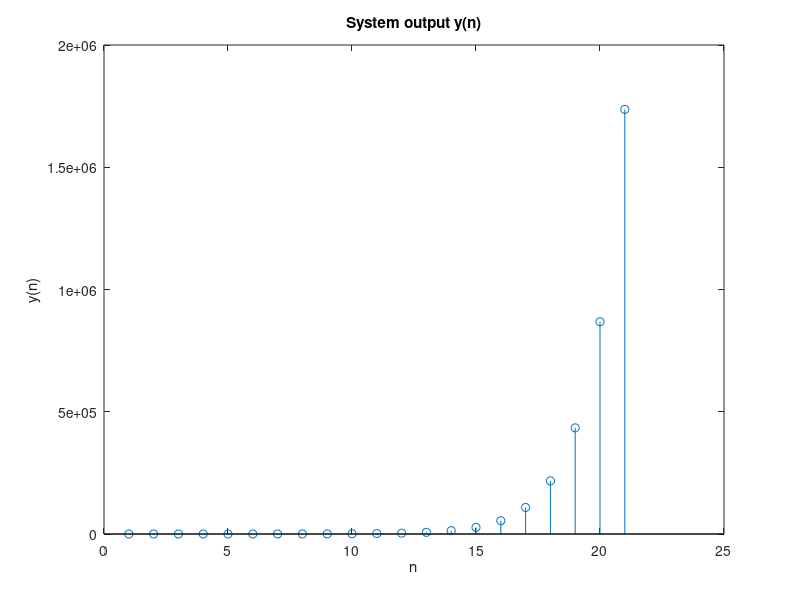

Here is the MATLAB script that generated this plot:
% praktikum1a.m
% modified by bagus@ep.its.ac.id 
% Tentukan zero-input, response dari persamaan berikut:
% Zero input: the output of system with zero input (response due to initial condition) x[n]=0
% Zero state; respon ouput due to input (zero initial condition) y[0]=0
% Respon total = zi + zs;
% y[n] = y[n-1] + 2y[n-2] + x[n-2]
% x[n] = 4 cos [phi(n/8)], y[0]=1; y[1]=1
% output=y, input=x 

clear all; close all; clc;
y=[1 1];           % y(0)=1, y(1)=1 y(n)=...
x(1) = 4;          % set to 0 for zero state  
x(2) = 4*cos(pi/8);

for n = 3:21;   %x(n)
    n1 = n - 1;
    x(n) = 4*cos(pi*n/8);
    y(n) = y(n-1)+2*y(n-2)+x(n-2); % comment x[n] for zero input
end

stem(y);
xlabel('n');
ylabel('y(n)');
title('System output y(n)');
